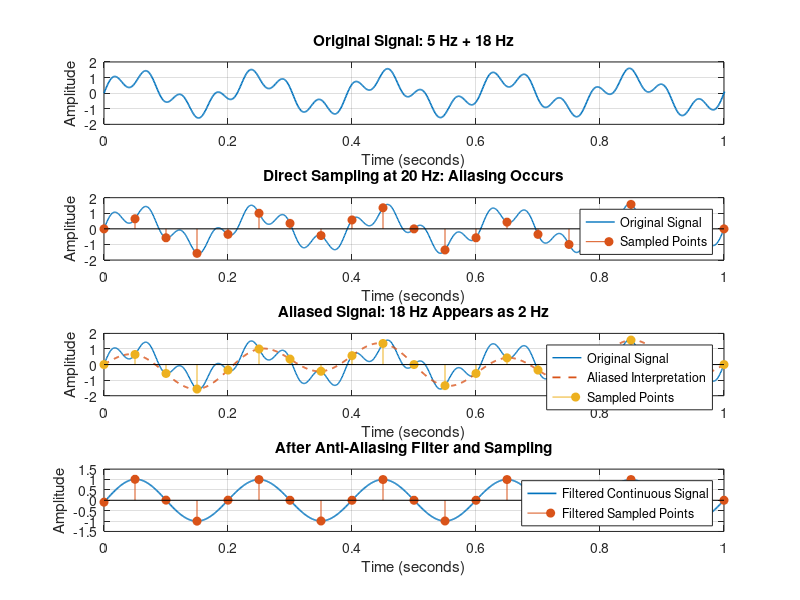

This figure's MATLAB source:
clc;
clear;
close all;

% ---------------------------------
% Original continuous-like signal
% ---------------------------------

% High rate used to represent a continuous signal
fs_continuous = 1000;

% Duration
T = 2;

% Continuous time vector
t = 0:1/fs_continuous:T;

% Signal frequencies
f1 = 5;       % Desired frequency
f2 = 18;      % Frequency that will cause aliasing

% Original signal
x = sin(2*pi*f1*t) + 0.6*sin(2*pi*f2*t);

% ---------------------------------
% Low sampling frequency
% ---------------------------------

fs_sample = 20;

% Nyquist frequency
nyquist_frequency = fs_sample / 2;

% Sampling time
t_sample = 0:1/fs_sample:T;

% Sample original signal directly
x_sampled = sin(2*pi*f1*t_sample) ...
          + 0.6*sin(2*pi*f2*t_sample);

% ---------------------------------
% Anti-aliasing filter
% ---------------------------------

% Cutoff must be below Nyquist frequency
cutoff_frequency = 8;

% Butterworth filter order
filter_order = 6;

% Normalize cutoff using continuous-like sampling rate
normalized_cutoff = cutoff_frequency / (fs_continuous/2);

% Design low-pass anti-aliasing filter
[b, a] = butter(filter_order, normalized_cutoff, 'low');

% Apply filter before sampling
x_filtered_continuous = filtfilt(b, a, x);

% ---------------------------------
% Sample the filtered signal
% ---------------------------------

% Find filtered values at sampling positions
x_filtered_sampled = interp1( ...
    t, x_filtered_continuous, t_sample, 'linear');

% ---------------------------------
% Calculate alias frequency
% ---------------------------------

f_alias = abs(f2 - fs_sample);

% False aliased signal for visualization
x_alias = sin(2*pi*f1*t) ...
        - 0.6*sin(2*pi*f_alias*t);

% ---------------------------------
% Plot time-domain results
% ---------------------------------

figure;

% Original signal
subplot(4,1,1);
plot(t, x, 'LineWidth', 1.2);
title('Original Signal: 5 Hz + 18 Hz');
xlabel('Time (seconds)');
ylabel('Amplitude');
xlim([0 1]);
grid on;

% Sampling without anti-aliasing filter
subplot(4,1,2);
plot(t, x, 'LineWidth', 1);
hold on;
stem(t_sample, x_sampled, 'filled');
title('Direct Sampling at 20 Hz: Aliasing Occurs');
xlabel('Time (seconds)');
ylabel('Amplitude');
xlim([0 1]);
legend('Original Signal', 'Sampled Points');
grid on;
hold off;

% Show aliased interpretation
subplot(4,1,3);
plot(t, x, 'LineWidth', 1);
hold on;
plot(t, x_alias, '--', 'LineWidth', 1.3);
stem(t_sample, x_sampled, 'filled');
title('Aliased Signal: 18 Hz Appears as 2 Hz');
xlabel('Time (seconds)');
ylabel('Amplitude');
xlim([0 1]);
legend('Original Signal', ...
       'Aliased Interpretation', ...
       'Sampled Points');
grid on;
hold off;

% Filtering before sampling
subplot(4,1,4);
plot(t, x_filtered_continuous, 'LineWidth', 1.2);
hold on;
stem(t_sample, x_filtered_sampled, 'filled');
title('After Anti-Aliasing Filter and Sampling');
xlabel('Time (seconds)');
ylabel('Amplitude');
xlim([0 1]);
legend('Filtered Continuous Signal', ...
       'Filtered Sampled Points');
grid on;
hold off;

drawnow;
